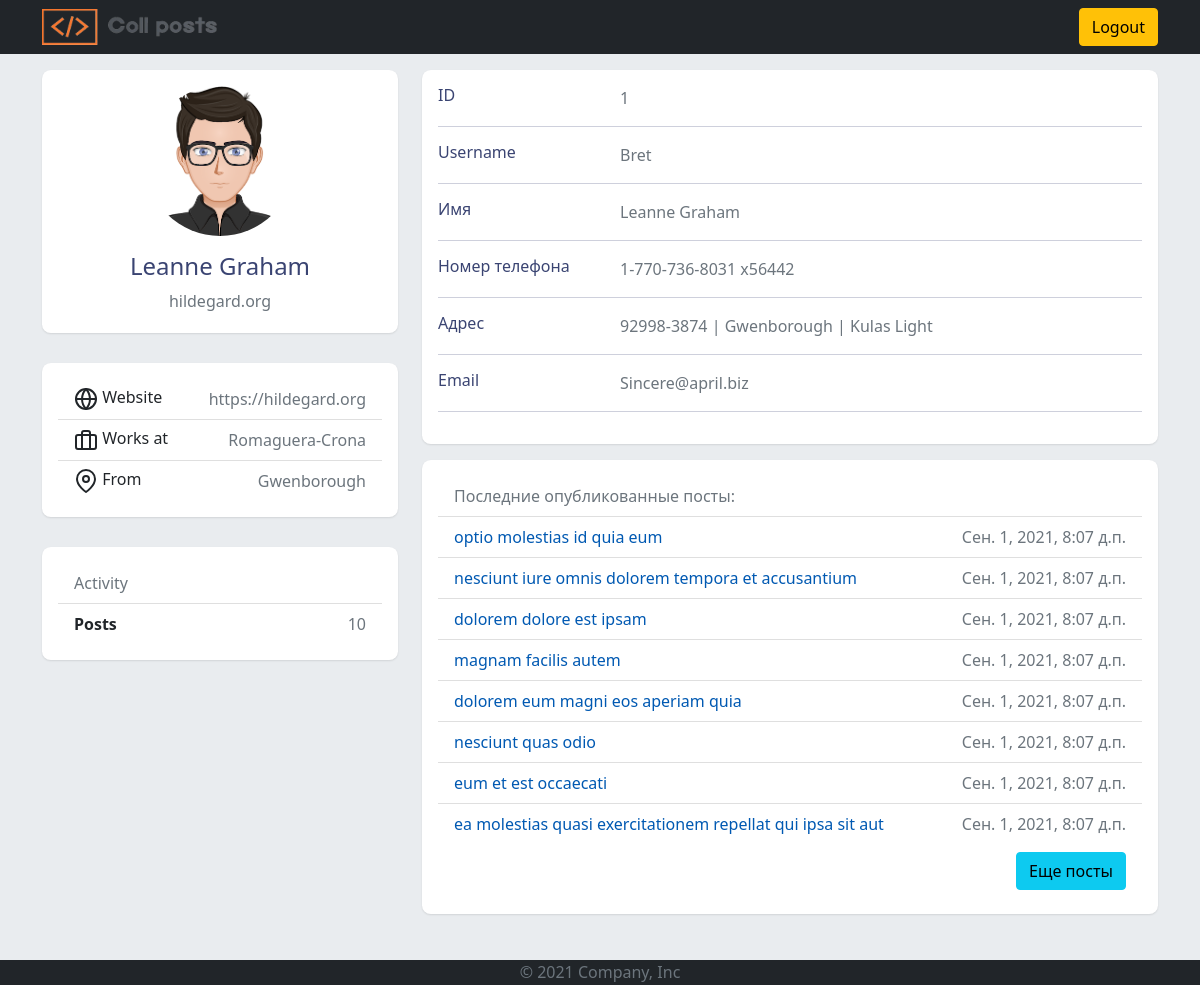
The page /users/id1 (signed in) on the database as committed earlier.
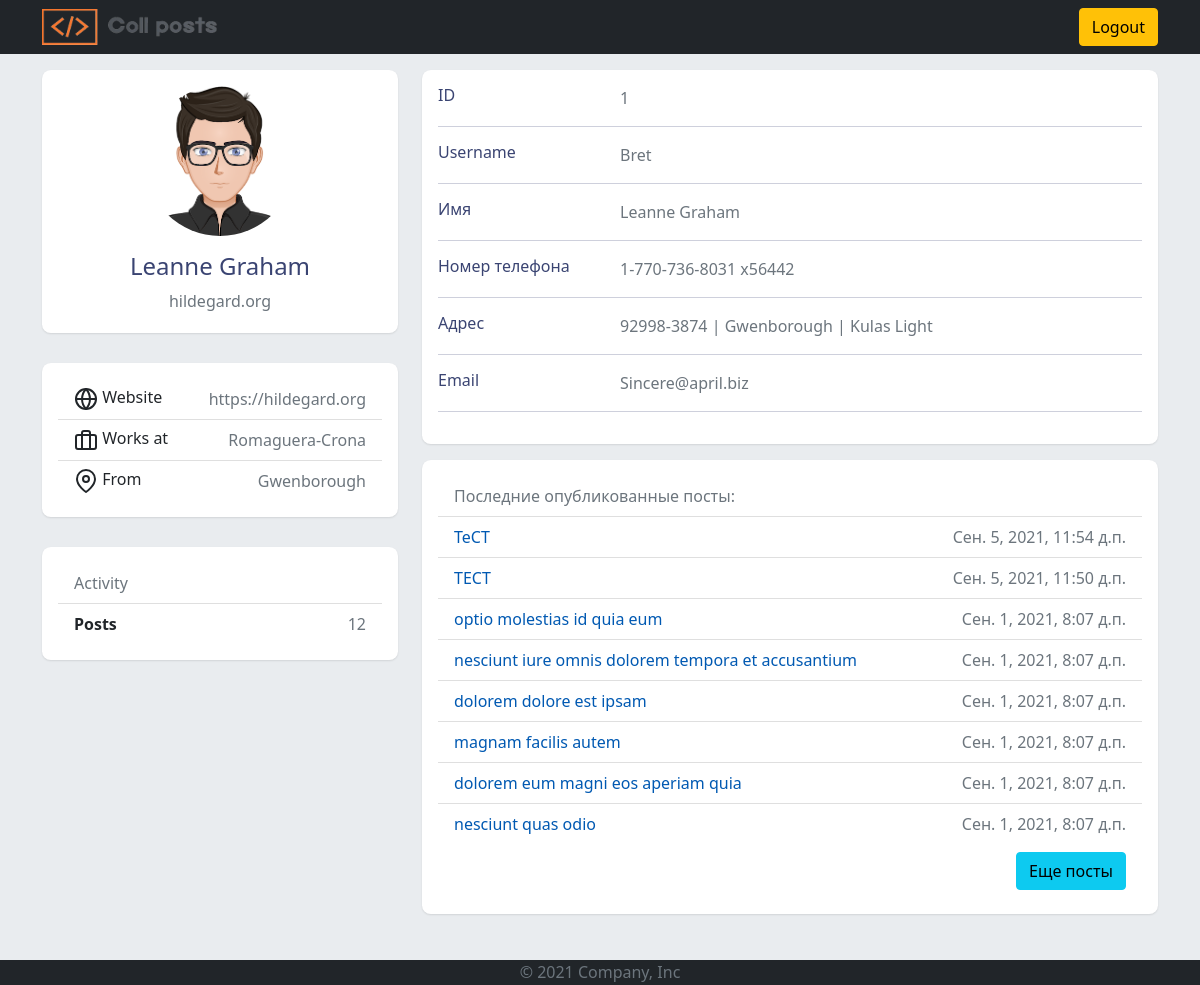
The same page on the database as committed later.
### strange_posts/models.py (models this page shows, shortened)
class TimeBaseModel(models.Model):
    created_at = models.DateTimeField(auto_now_add=True)
    updated_at = models.DateTimeField(auto_now=True)
    class Meta:
        abstract = True

class User(TimeBaseModel):
    id = models.IntegerField(primary_key=True)
    name = models.CharField(max_length=255, verbose_name='Полное имя')
    username = models.CharField(max_length=100, unique=True, verbose_name='Имя пользователя')
    photo = models.ImageField('Фотография', upload_to='users_photo/%Y/%m/%d', null=True)
    email = models.EmailField(verbose_name='Email')
    user_address = models.ForeignKey(UserAddress, on_delete=models.SET_NULL, null=True,
                                     verbose_name='Адрес пользователя')
    phone_number = models.CharField(max_length=100, verbose_name='Номер телефона')
    user_website = models.CharField(max_length=255, verbose_name='Веб-сайт пользователя')
    user_company = models.ForeignKey(Company, on_delete=models.SET_NULL, null=True,
                                     verbose_name='Компания пользователя')
    class Meta:
        verbose_name = 'Пользователь'
        verbose_name_plural = 'Пользователи'
    def __str__(self):
        return f'{self.name} | {self.username}'

class UserAddress(TimeBaseModel):
    street = models.CharField(max_length=255, verbose_name='Улица')
    suite = models.CharField(max_length=255, verbose_name='Suite')
    city = models.CharField(max_length=100, verbose_name='Город')
    zipcode = models.CharField(max_length=100, verbose_name='Почтовый индекс')
    geo = models.JSONField(default=dict, verbose_name='Геолокация')
    class Meta:
        verbose_name = 'Адрес пользователя'
        verbose_name_plural = 'Адреса пользователей'
    def __str__(self):
        return f'{self.zipcode} | {self.city} | {self.street}'

class Post(TimeBaseModel):
    id = models.IntegerField(primary_key=True)
    title = models.CharField(max_length=255, verbose_name='Название поста')
    body = models.TextField(verbose_name='Текст поста')
    user = models.ForeignKey(User, on_delete=models.CASCADE, verbose_name='Автор поста')
    categories = models.ManyToManyField(PostCategory, default=[])
    post_views = models.PositiveIntegerField('Количество просмотров', default=0)
    class Meta:
        verbose_name = 'Пост'
        verbose_name_plural = 'Пользовательские посты'
    def get_absolute_url(self):
        return reverse('post', kwargs={'pk': self.pk})

class Company(TimeBaseModel):
    name = models.CharField(max_length=255, verbose_name='Название компании')
    catch_phrase = models.CharField(max_length=255, verbose_name='catchPhrase')
    bs = models.CharField(max_length=255, verbose_name='bs')
    class Meta:
        verbose_name = 'Компания пользователя'
        verbose_name_plural = 'Компании пользователей'
    def __str__(self):
        return f'{self.name}'

### strange_posts/views.py (the view)
# urls.py: path('users/id<int:pk>', views.GetUser.as_view(), name='get_user'),
class GetUser(LoginRequiredMixin, DetailView):
    model = User
    context_object_name = 'user'
    def get_context_data(self, *, object_list=None, **kwargs):
        context = super().get_context_data(**kwargs)  # Получаем context у предка
        context['title'] = context['user']
        context['show_data'] = {
            'ID': context['user'].pk,
            'Username': context['user'].username,
            'Имя': context['user'].name,
            'Номер телефона': context['user'].phone_number,
            'Адрес': context['user'].user_address,
            'Email': context['user'].email
        }
        context['posts'] = Post.objects.filter(user_id=self.kwargs['pk']).order_by('-created_at')[:8]
        return context
    def get_queryset(self):
        return User.objects.annotate(Count('post')).select_related('user_address', 'user_company')

### strange_posts/templates/strange_posts/user_detail.html (shortened to what the changed rows need)
{% extends 'strange_posts/base.html' %}
{% load static %}
{% block content %}
    <div class="container">
        <div class="row gutters-sm">
            <div class="col-md-4 mb-3">
                <div class="card">
                    <div class="card-body">
                        <div class="d-flex flex-column align-items-center text-center">
                            <div class="mt-3">
                                <h4>{{ user.name }}</h4>
                                <p class="text-secondary mb-1">{{ user.user_website }}</p>
                            </div>
                        </div>
                    </div>
                </div>
                <div class="card">
                    <div class="card-body">
                        <ul class="list-group list-group-flush">
                            <li class="list-group-item d-flex justify-content-between align-items-center flex-wrap">
                                <h6 class="mb-0">
                                    Website
                                </h6>
                                <span class="text-secondary">https://{{ user.user_website }}</span>
                            </li>
                            <li class="list-group-item d-flex justify-content-between align-items-center flex-wrap">
                                <h6 class="mb-0">
                                    Works at
                                </h6>
                                <span class="text-secondary">{{ user.user_company }}</span>
                            </li>
                            <li class="list-group-item d-flex justify-content-between align-items-center flex-wrap">
                                <h6 class="mb-0">
                                    From
                                </h6>
                                <span class="text-secondary">{{ user.user_address.city }}</span>
                            </li>
                        </ul>
                    </div>
                </div>
                <div class="card">
                    <div class="card-body">
                        <ul class="list-group list-group-flush">
                            <li class="list-group-item d-flex justify-content-between align-items-center flex-wrap">
                                <span class="pull-left"><strong>Posts</strong></span>
                                <span class="text-secondary">{{ user.post__count }}</span>
                            </li>
                        </ul>
                    </div>
                </div>
            </div>
            <div class="col-md-8">
                <div class="card mb-3">
                    <div class="card-body">
                        {% for key, value in show_data.items %}
                            <div class="row">
                                <div class="col-sm-3"><h6 class="mb-0">{{ key }}</h6></div>
                                <div class="col-sm-9 text-secondary">{{ value }}</div>
                            </div>
                            <hr>
                        {% endfor %}
                    </div>
                </div>
                {% if user.post__count > 0 %}
                    <div class="card">
                        <div class="card-body">
                            <ul class="allposts list-group list-group-flush">
                                {% for post in posts %}
                                    {% if forloop.last %}
                                        <li class="list-group-item posts d-flex justify-content-between last-post" data-len_posts="{{ posts|length }}" data-user_pk="{{ post.user_id }}">
                                    {% else %}
                                        <li class="list-group-item posts d-flex justify-content-between">
                                    {% endif %}
                                            <span class="pull-left"><a href="{{ post.get_absolute_url }}" class="pull-left">{{ post.title }}</a></span>
                                            <span class="text-secondary">{{ post.created_at }}</span>
                                        </li>
                                {% endfor %}
                            </ul>
                        </div>
                    </div>
                {% endif %}
            </div>
        </div>
    </div>
{% endblock %}

Rows that differ between the two databases and show on the page:
no longer on this page (row edited): Post: title "eum et est occaecati", created_at "Сен. 1, 2021, 8:07 д.п."
no longer on this page (row edited): Post: title "ea molestias quasi exercitationem repellat qui ipsa sit aut", created_at "Сен. 1, 2021, 8:07 д.п."
changed User "Leanne Graham": post__count "10" → "12"
added Post: title "ТеСТ", created_at "Сен. 5, 2021, 11:54 д.п."
added Post: title "ТЕСТ", created_at "Сен. 5, 2021, 11:50 д.п."
